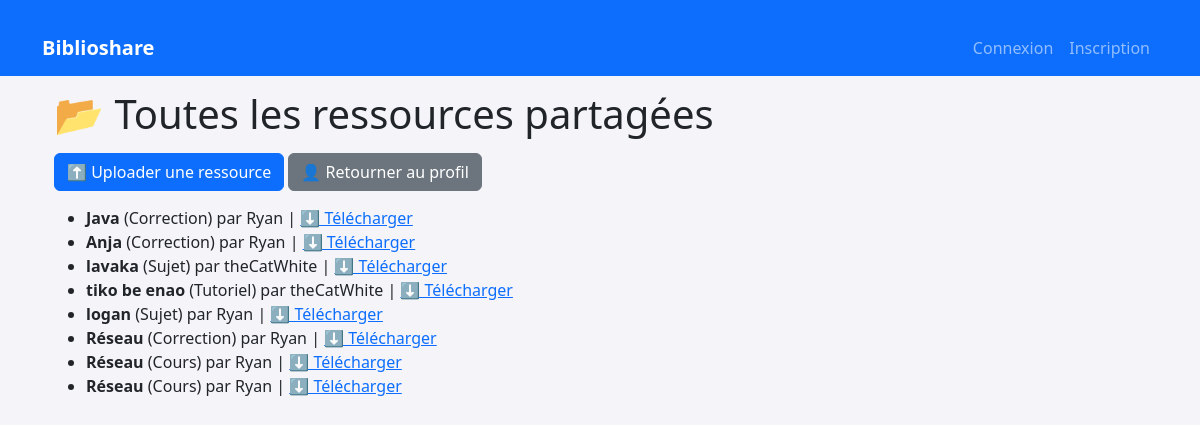
The page /listes/ on the database its author committed.
### Ressource/models.py (models this page shows, shortened)
class Ressource(models.Model):
    TYPE_CHOICES = [
        ('cours', 'Cours'),
        ('sujet', 'Sujet'),
        ('correction', 'Correction'),
        ('tuto', 'Tutoriel'),
        ('livre', 'Livre'),
    ]
    titre = models.CharField(max_length=255)
    fichier = models.FileField(upload_to="ressources/")
    type = models.CharField(max_length=20, choices=TYPE_CHOICES)
    date_ajout = models.DateTimeField(auto_now_add=True)
    proprietaire = models.ForeignKey(settings.AUTH_USER_MODEL, on_delete=models.CASCADE, related_name="ressources")

### Ressource/views.py (the view)
# urls.py: path("listes/", views.liste_ressources, name="liste_ressources"),
def liste_ressources(request):
    ressources = Ressource.objects.all().order_by("-date_ajout")
    return render(request, "ressource/liste.html", {"ressources": ressources})

### templates/ressource/liste.html
{% extends "user/base.html" %}
{% block content %}
<div class="container">
    <h1>📂 Toutes les ressources partagées</h1>
    <div style="margin: 15px 0;">
        <a href="{% url 'ressource:upload_ressource' %}" class="btn btn-primary">⬆️ Uploader une ressource</a>
        <a href="{% url 'utilisateur:profil' %}" class="btn btn-secondary">👤 Retourner au profil</a>
    </div>
    {% if ressources %}
        <ul>
            {% for ressource in ressources %}
                <li>
                    <strong>{{ ressource.titre }}</strong>
                    ({{ ressource.get_type_display }})
                    par {{ ressource.proprietaire.username }}  |
                    <a href="{% url 'ressource:telecharger_ressource' ressource.pk %}">⬇️ Télécharger</a>
                </li>
            {% endfor %}
        </ul>
    {% else %}
        <p>🚫 Aucune ressource n’a encore été partagée.</p>
    {% endif %}
</div>
{% endblock %}

### templates/user/base.html (shortened to what this page needs)
<!DOCTYPE html>
<html lang="fr">
<head>
    <link href="https://cdn.jsdelivr.net/npm/bootstrap@5.3.2/dist/css/bootstrap.min.css" rel="stylesheet">
</head>
<body>
    <nav class="navbar navbar-expand-lg navbar-dark bg-primary fixed-top">
        <div class="container">
            <a class="navbar-brand" href="{% url 'utilisateur:profil' %}">Biblioshare</a>
            <div class="collapse navbar-collapse" id="navbarNav">
                <ul class="navbar-nav ms-auto">
                    {% if user.is_authenticated %}
                        <li class="nav-item">
                            <a class="nav-link" href="{% url 'utilisateur:profil' %}">Profil</a>
                        </li>
                        <li class="nav-item">
                            <a class="nav-link" href="{% url 'utilisateur:modifier_profil' %}">Modifier profil</a>
                        </li>
                        <li class="nav-item">
                            <a class="nav-link" href="{% url 'utilisateur:modifier_mot_de_passe' %}">Changer mot de passe</a>
                        </li>
                        <li class="nav-item">
                            <a class="nav-link" href="{% url 'ressource:recherche_ressource' %}">Recherche ressource</a>
                        </li>
                        <li class="nav-item">
                            <a class="nav-link" href="{% url 'ressource:liste_ressources' %}">Ressources</a>
                        </li>
                        <li class="nav-item">
                            <a class="nav-link" href="{% url 'utilisateur:deconnexion' %}">Déconnexion</a>
                        </li>
                    {% else %}
                        <li class="nav-item">
                            <a class="nav-link" href="{% url 'utilisateur:connexion' %}">Connexion</a>
                        </li>
                        <li class="nav-item">
                            <a class="nav-link" href="{% url 'utilisateur:inscription' %}">Inscription</a>
                        </li>
                    {% endif %}
                </ul>
            </div>
        </div>
    </nav>
    <div class="container">
        {% block content %}
        {% endblock %}
    </div>
</body>
</html>

### templates/user/base.html (style rules this page uses)
body { padding-top: 70px; background-color: #f4f4f9; }
.navbar-brand { font-weight: bold; }
.container { margin-top: 20px; }

### rows shown on the page
Ressource: titre "Java", type "Correction", proprietaire.username "Ryan"
Ressource: titre "Anja", type "Correction", proprietaire.username "Ryan"
Ressource: titre "lavaka", type "Sujet", proprietaire.username "theCatWhite"
Ressource: titre "tiko be enao", type "Tutoriel", proprietaire.username "theCatWhite"
Ressource: titre "logan", type "Sujet", proprietaire.username "Ryan"
Ressource: titre "Réseau", type "Correction", proprietaire.username "Ryan"
Ressource: titre "Réseau", type "Cours", proprietaire.username "Ryan"
Ressource: titre "Réseau", type "Cours", proprietaire.username "Ryan"
